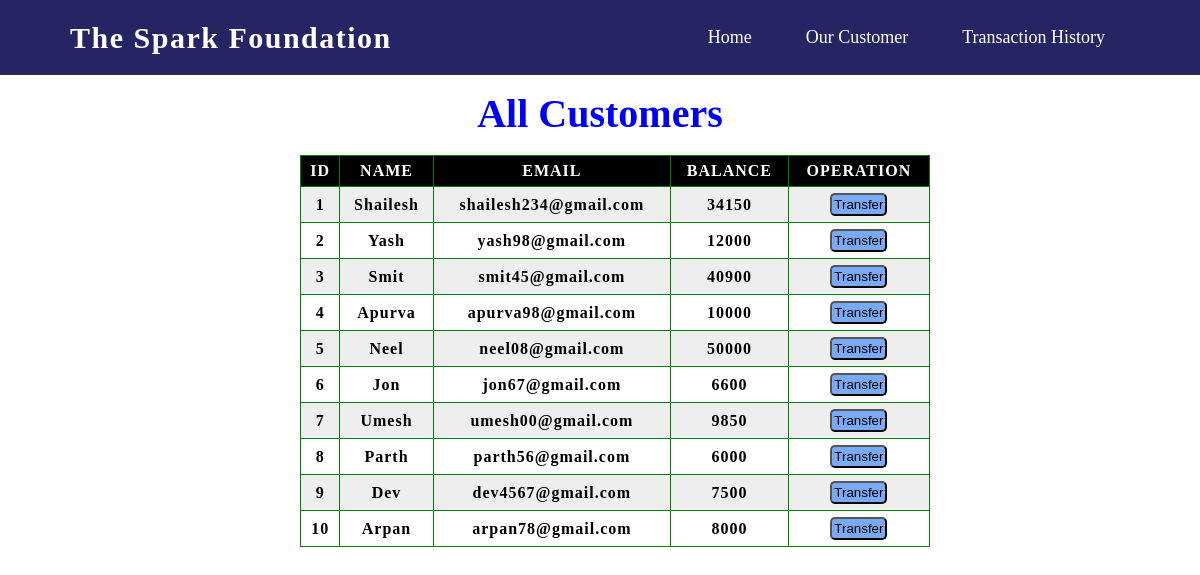
Page /view_all_customer.php on the committed database.
### tables this page shows
CREATE TABLE `user` (
  `id` int(12) NOT NULL,
  `name` varchar(255) NOT NULL,
  `email` varchar(40) NOT NULL,
  `balance` bigint(255) NOT NULL
);

### view_all_customer.php (the view, shortened to what this page needs)
<!DOCTYPE html>
<html lang="en">
<head>
	<link rel="stylesheet" href="./css/table.css">
</head>
<body>
    <?php
        include 'navbar.php';
    ?>
    <?php
        include 'config.php';
        $sql = "SELECT * FROM user";
        $result = mysqli_query($con,$sql);
    ?>
    <div class="container">
            <br><br>
            <br><br>
            <br>
            <h2>All Customers</h2><br>
            <table style="width:70%">
                <tr>
                    <th style="text-align: center;">ID</th>
                    <th style="text-align: center;">NAME</th>
                    <th style="text-align: center;">EMAIL</th>
                    <th style="text-align: center;">BALANCE</th>
                    <th style="text-align: center;">OPERATION</th>
                </tr>
                <?php
                    while($rows=mysqli_fetch_assoc($result)){
                ?>
                    <tr style='text-align: center;'>
                        <td><?php echo $rows['id'] ?></td>
                        <td><?php echo $rows['name']?></td>
                        <td><?php echo $rows['email']?></td>
                        <td><?php echo $rows['balance']?></td>
                        <td><a href="Transfer_money.php?id= <?php echo $rows['id'] ;?>"><button type="button" class="btn">Transfer</button></a></td>
                    </tr>
                <?php
                    }
                ?>
            </table>
    </div>
</body>
</html>

### css/table.css (style rules this page uses)
.container { margin-left: 300px; }
h2 { font-size: 40px; text-align: center; padding-right: 300px; color: blue; }
table,th,td { letter-spacing: 1px; color: black; border: 1px solid green; border-collapse: collapse; font-weight: bold; }
th { padding: 6px; color: white; background-color: black; }
tr:nth-child(even) { background-color: #eee; }
tr:nth-child(odd) { background-color: #fff; }
td { text-align: center; padding: 6px; }
button { padding: 2px; background: #79aaf7; transition: .5s; cursor: pointer; border-radius: 5px; }

### css/navbar.css (style rules this page uses)
* { margin: 0; padding: 0; box-sizing: border-box; }

### rows in the picture
user: id "1", name "Shailesh", email "shailesh234@gmail.com", balance "34150"
user: id "2", name "Yash", email "yash98@gmail.com", balance "12000"
user: id "3", name "Smit", email "smit45@gmail.com", balance "40900"
user: id "4", name "Apurva", email "apurva98@gmail.com", balance "10000"
user: id "5", name "Neel", email "neel08@gmail.com", balance "50000"
user: id "6", name "Jon", email "jon67@gmail.com", balance "6600"
user: id "7", name "Umesh", email "umesh00@gmail.com", balance "9850"
user: id "8", name "Parth", email "parth56@gmail.com", balance "6000"
user: id "9", name "Dev", email "dev4567@gmail.com", balance "7500"
user: id "10", name "Arpan", email "arpan78@gmail.com", balance "8000"
